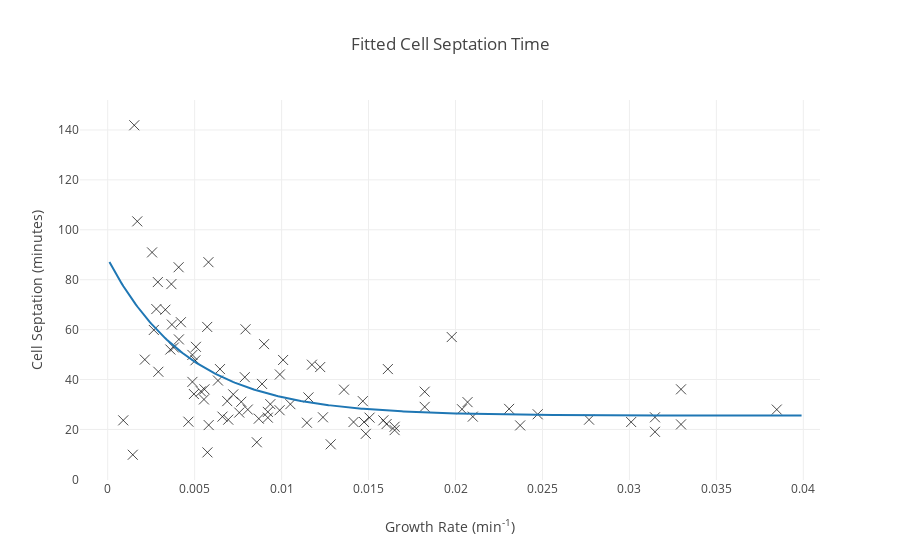

Notebook cell for this chart:
### Code cell
trace1 = go.Scatter(
    name='Measured',
    x=all_data['mu_min'],
    y=all_data['D_min'],
    mode="markers",
    marker=dict(size=10, symbol='x-thin-open', color='black', opacity=0.7))

trace2 = go.Scatter(
    name='Fit',
    x=np.arange(0.0001, 0.04, 0.0001),
    y=onePhase(np.arange(0.0001, 0.04, 0.0001), 62.8298142, 213.585678, 25.5633968),
    line=dict(color='rgb(31, 119, 180)'),
    fillcolor='rgba(68, 68, 68, 0.3)',
    mode='lines')

# Trace order can be important
# with continuous error bars
data = [trace1, trace2]

layout = go.Layout(
    xaxis=dict(title='Growth Rate (min<sup>-1</sup>)', zeroline=False),
    yaxis=dict(title='Cell Septation (minutes)', zeroline=False),
    title='Fitted Cell Septation Time',
    showlegend = False)

fig = go.Figure(data=data, layout=layout)
iplot(fig, filename='pandas-continuous-error-bars')

### Figure 1 — Plotly figure (JSON) as saved in the notebook; plotly's stock layout.template omitted (floating-point values rounded to 4 significant figures; data arrays with more than 128 entries replaced by an {"elided": "..."} marker saying what was removed)
{"data": [{"marker": {"color": "black", "opacity": 0.7, "size": 10, "symbol": "x-thin-open"}, "mode": "markers", "name": "Measured", "type": "scatter", "uid": "579b873b-86f3-4d9b-8013-2f2d5341f4c5", "x": [0.0017, 0.00255, 0.004078, 0.005793, 0.002882, 0.00366, 0.003314, 0.002795, 0.002133, 0.002651, 0.003689, 0.004207, 0.004092, 0.003804, 0.003602, 0.0008934, 0.001441, 0.00572, 0.005072, 0.00487, 0.002911, 0.005043, 0.00487, 0.004957, 0.00464, 0.00536, 0.005562, 0.005533, 0.006455, 0.00634, 0.007925, 0.008991, 0.007882, 0.007219, 0.006873, 0.005807, 0.005735, 0.008573, 0.01009, 0.00768, 0.006599, 0.006931, 0.007565, 0.008055, 0.008876, 0.009899, 0.009352, 0.009207, 0.008689, 0.009885, 0.009207, 0.01174, 0.01282, 0.01222, 0.0105, 0.01154, 0.01146, 0.01359, 0.01238, 0.01611, 0.01467, 0.01414, 0.01506, 0.01474, 0.01484, 0.01585, 0.01604, 0.0165, 0.0165, 0.01978, 0.01823, 0.01823, 0.02069, 0.02037, 0.02099, 0.02308, 0.02372, 0.02473, 0.02768, 0.03297, 0.0301, 0.03147, 0.03147, 0.03297, 0.03847, 0.001527], "y": [103.4, 90.95, 85, 87.03, 79.05, 78.24, 67.97, 68.24, 47.97, 59.86, 62.03, 62.97, 56.08, 52.84, 52.03, 23.65, 9.865, 61.08, 53.11, 49.86, 43.11, 47.7, 39.05, 34.19, 23.11, 35.27, 36.08, 32.03, 44.19, 39.59, 60.14, 54.19, 40.95, 34.05, 31.35, 21.76, 10.81, 14.86, 47.84, 31.08, 25.14, 23.92, 26.76, 27.97, 38.24, 42.03, 30.14, 27.03, 24.32, 27.7, 24.73, 45.95, 14.05, 45, 30.14, 32.84, 22.7, 35.95, 24.86, 44.19, 31.35, 22.97, 24.73, 22.97, 18.24, 23.65, 22.16, 21.08, 19.73, 57.03, 35.14, 29.05, 30.95, 28.11, 25.14, 28.24, 21.62, 26.08, 23.92, 36.08, 22.97, 24.86, 19.05, 22.03, 27.97, 141.9]}, {"fillcolor": "rgba(68, 68, 68, 0.3)", "line": {"color": "rgb(31, 119, 180)"}, "mode": "lines", "name": "Fit", "type": "scatter", "uid": "217fe562-7813-4bbc-9323-17e886622432", "x": {"elided": "399 float values"}, "y": {"elided": "399 float values"}}], "layout": {"showlegend": false, "title": {"text": "Fitted Cell Septation Time"}, "xaxis": {"title": {"text": "Growth Rate (min<sup>-1</sup>)"}, "zeroline": false}, "yaxis": {"title": {"text": "Cell Septation (minutes)"}, "zeroline": false}}}
